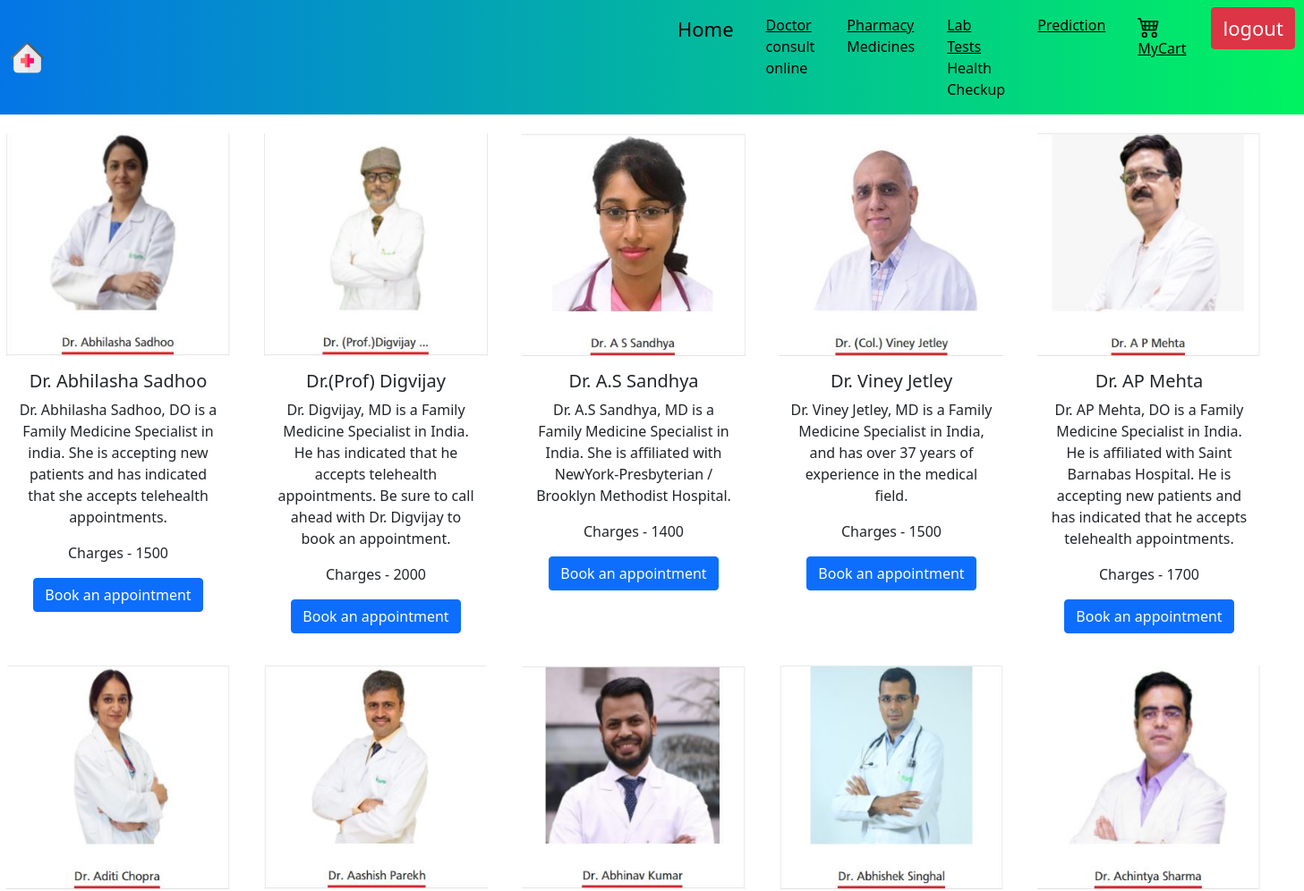
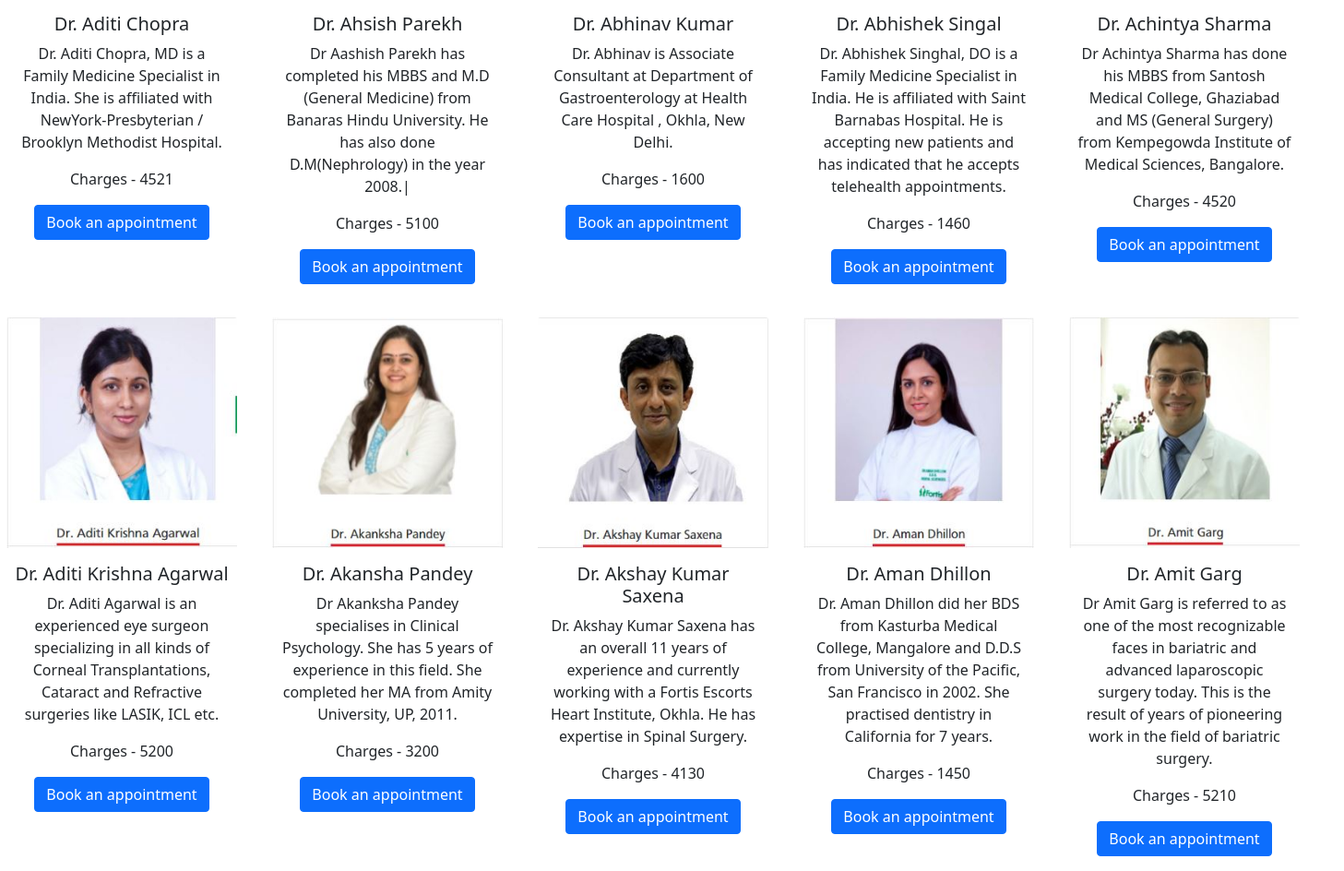
Screenshot of /doctor/ with the database file from the repository (2 pictures, top to bottom).
### hospitalapp/models.py (models this page shows, shortened)
class DoctorModel(models.Model):
    name= models.CharField(max_length= 30)
    price= models.CharField(max_length= 10)
    description = models.TextField(max_length=500)
    image= models.ImageField(upload_to="media",default="")

### hospitalapp/views.py (the view)
# urls.py: path('doctor/',doctormodel),
def doctormodel(request):
    context = {'doctor':DoctorModel.objects.all(),'length':0}
    return render(request,"Doctorconsult.html",context)

### templates/Doctorconsult.html
{%extends 'base.html' %}
{% load static %}
{%block content%}
<section class="row">
{%for doctors in doctor%}
<div class="card-block text-center" style="width: 18rem;margin-top:20px">
  <img class="card-img-top" src='/media/{{doctors.image}}' style="width:250px; height:250px" alt="NHI AYA">
  <div class="card-body">
    <h5 class="card-title">{{doctors.name}}</h5>
    <p class="card-text">{{doctors.description}}</p>
      <p class="card-text">Charges - {{ doctors.price }}</p>
    <a href="#" class="btn btn-primary">Book an appointment</a>
  </div>
</div>
{%endfor%}
  </section>
{%endblock%}

### templates/base.html (shortened to what this page needs)
<!DOCTYPE html>
{%load static%}
<html lang="en">
<head>
<link href="https://cdn.jsdelivr.net/npm/bootstrap@5.0.2/dist/css/bootstrap.min.css" rel="stylesheet">
</head>
<body>
<nav class="navbar navbar-expand-lg navbar-light " style="background: #00F260; background:-webkit-linear-gradient(to right, #0575E6, #00F260);background: linear-gradient(to right, #0575E6, #00F260);">
  <div class="container-fluid">
    <a href="/#/"><img src="{%static 'hospital.png'%}" alt="Paris" width="37" height="37"></a>
    <div class="collapse navbar-collapse" id="navbarNav">
      <ul class="navbar-nav">
        <li class="nav-item">
          <a class="nav-link active" aria-current="page"style="margin-left:700px;color:black;font-size: 22px;" href="/homepage">Home</a>
        </li>
        <li class="nav-item">
          <a class="nav-link " style="margin-left:20px;color:black" href="/doctor/"><u>Doctor</u> <br>consult online</a>
        </li>
        <li class="nav-item">
            <a class="nav-link" style="margin-left:20px;color:black" href="/pharmacy/"><u>Pharmacy</u><br> Medicines</a>
        </li>
          <li class="nav-item">
              <a class="nav-link" style="margin-left:20px;color:black" href="/lab/"><u>Lab Tests</u><br> Health Checkup</a>
        </li>
        <li class="nav-item">
            <a class="nav-link " style="margin-left:20px;color:black" href="/prediction/" tabindex="-1" aria-disabled="true"><u>Prediction</u></a>
        </li>
        <li class="nav-item">
            <a class="nav-link " style="margin-left:20px;color:black" href="/#/" tabindex="-1" aria-disabled="true"><u>MyCart</u></a>
        </li>
          <li class="nav-item">
          <a class="btn btn-danger" style="margin-left: 20px;font-size: 22px;"  href="/logout/">logout</a>
          </li>
      </ul>
    </div>
  </div>
</nav>
{%block content%}
{%endblock%}
</body>
</html>

### rows the page displays
DoctorModel: image (picture), name "Dr. Abhilasha Sadhoo", description "Dr. Abhilasha Sadhoo, DO is a Family Medicine Specialist in india. She is accepting new patients and has indicated that she accepts telehealth appointments.", price "1500"
DoctorModel: image (picture), name "Dr.(Prof) Digvijay", description "Dr. Digvijay, MD is a Family Medicine Specialist in India. He has indicated that he accepts telehealth appointments. Be sure to call ahead with Dr. Digvijay to book an appointment.", price "2000"
DoctorModel: image (picture), name "Dr. A.S Sandhya", description "Dr. A.S Sandhya, MD is a Family Medicine Specialist in India. She is affiliated with NewYork-Presbyterian / Brooklyn Methodist Hospital.", price "1400"
DoctorModel: image (picture), name "Dr. Viney Jetley", description "Dr. Viney Jetley, MD is a Family Medicine Specialist in India, and has over 37 years of experience in the medical field.", price "1500"
DoctorModel: image (picture), name "Dr. AP Mehta", description "Dr. AP Mehta, DO is a Family Medicine Specialist in India. He is affiliated with Saint Barnabas Hospital. He is accepting new patients and has indicated that he accepts telehealth appointments.", price "1700"
DoctorModel: image (picture), name "Dr. Aditi Chopra", description "Dr. Aditi Chopra, MD is a Family Medicine Specialist in India. She is affiliated with NewYork-Presbyterian / Brooklyn Methodist Hospital.", price "4521"
DoctorModel: image (picture), name "Dr. Ahsish Parekh", description "Dr Aashish Parekh has completed his MBBS and M.D (General Medicine) from Banaras Hindu University. He has also done D.M(Nephrology) in the year 2008.|", price "5100"
DoctorModel: image (picture), name "Dr. Abhinav Kumar", description "Dr. Abhinav is Associate Consultant at Department of Gastroenterology at Health Care Hospital , Okhla, New Delhi.", price "1600"
DoctorModel: image (picture), name "Dr. Abhishek Singal", description "Dr. Abhishek Singhal, DO is a Family Medicine Specialist in India. He is affiliated with Saint Barnabas Hospital. He is accepting new patients and has indicated that he accepts telehealth appointments.", price "1460"
DoctorModel: image (picture), name "Dr. Achintya Sharma", description "Dr Achintya Sharma has done his MBBS from Santosh Medical College, Ghaziabad and MS (General Surgery) from Kempegowda Institute of Medical Sciences, Bangalore.", price "4520"
DoctorModel: image (picture), name "Dr. Aditi Krishna Agarwal", description "Dr. Aditi Agarwal is an experienced eye surgeon specializing in all kinds of Corneal Transplantations, Cataract and Refractive surgeries like LASIK, ICL etc.", price "5200"
DoctorModel: image (picture), name "Dr. Akansha Pandey", description "Dr Akanksha Pandey specialises in Clinical Psychology. She has 5 years of experience in this field. She completed her MA from Amity University, UP, 2011.", price "3200"
DoctorModel: image (picture), name "Dr. Akshay Kumar Saxena", description "Dr. Akshay Kumar Saxena has an overall 11 years of experience and currently working with a Fortis Escorts Heart Institute, Okhla. He has expertise in Spinal Surgery.", price "4130"
DoctorModel: image (picture), name "Dr. Aman Dhillon", description "Dr. Aman Dhillon did her BDS from Kasturba Medical College, Mangalore and D.D.S from University of the Pacific, San Francisco in 2002. She practised dentistry in California for 7 years.", price "1450"
DoctorModel: image (picture), name "Dr. Amit Garg", description "Dr Amit Garg is referred to as one of the most recognizable faces in bariatric and advanced laparoscopic surgery today. This is the result of years of pioneering work in the field of bariatric surgery.", price "5210"
